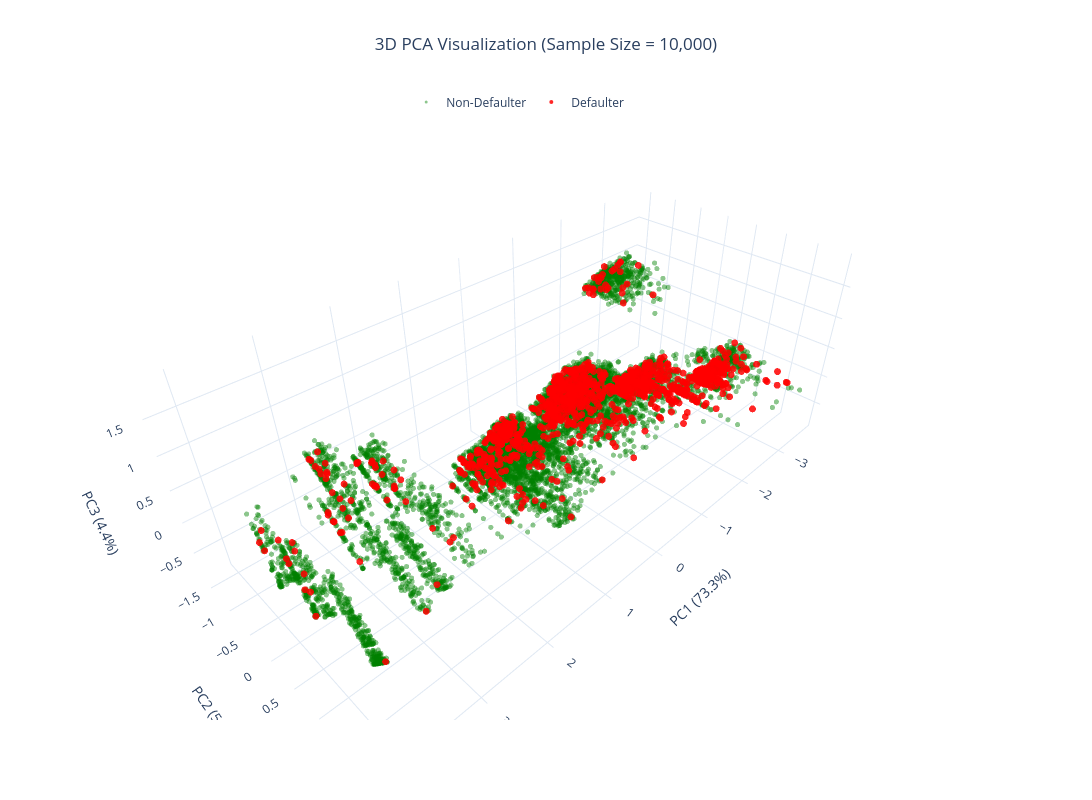

Here is the notebook cell this chart was saved with:
### Markdown cell above
## PCA Data Visualisation

### Code cell
from sklearn.decomposition import PCA
from sklearn.model_selection import train_test_split
import plotly.graph_objects as go


all_X = pd.concat(
    [
        X_train_woe[woe_features],
        X_test_woe[woe_features],
        X_oot_woe[woe_features],
    ],
    ignore_index=True,
)

all_y = np.concatenate([y_train, y_test, y_oot])

print(f"Total observations: {len(all_X):,}")

SAMPLE_SIZE = 10000

if len(all_X) > SAMPLE_SIZE:

    X_sample, _, y_sample, _ = train_test_split(
        all_X,
        all_y,
        train_size=SAMPLE_SIZE,
        stratify=all_y,
        random_state=42,
    )

else:
    X_sample = all_X.copy()
    y_sample = all_y.copy()

print(f"Sample size used for visualization: {len(X_sample):,}")

pca = PCA(
    n_components=3,
    random_state=42,
)

X_pca = pca.fit_transform(X_sample)

print(
    "Explained Variance Ratio:",
    np.round(pca.explained_variance_ratio_, 4),
)

print(
    "Total Explained Variance:",
    round(pca.explained_variance_ratio_.sum() * 100, 2),
    "%",
)

pca_df = pd.DataFrame(
    X_pca,
    columns=["PC1", "PC2", "PC3"]
)

pca_df["default_status"] = y_sample.astype(int)

non_default = pca_df["default_status"] == 0
default = pca_df["default_status"] == 1

fig = go.Figure()

# Non Defaulters
fig.add_trace(
    go.Scatter3d(
        x=pca_df.loc[non_default, "PC1"],
        y=pca_df.loc[non_default, "PC2"],
        z=pca_df.loc[non_default, "PC3"],
        mode="markers",
        name="Non-Defaulter",
        marker=dict(
            size=3,
            color="green",
            opacity=0.45,
        ),
        hovertemplate=
        "<b>Non-Defaulter</b><br>"
        "PC1=%{x:.2f}<br>"
        "PC2=%{y:.2f}<br>"
        "PC3=%{z:.2f}<extra></extra>",
    )
)

# Defaulters
fig.add_trace(
    go.Scatter3d(
        x=pca_df.loc[default, "PC1"],
        y=pca_df.loc[default, "PC2"],
        z=pca_df.loc[default, "PC3"],
        mode="markers",
        name="Defaulter",
        marker=dict(
            size=4,
            color="red",
            opacity=0.85,
        ),
        hovertemplate=
        "<b>Defaulter</b><br>"
        "PC1=%{x:.2f}<br>"
        "PC2=%{y:.2f}<br>"
        "PC3=%{z:.2f}<extra></extra>",
    )
)

fig.update_layout(
    title={
        "text": (
            f"3D PCA Visualization "
            f"(Sample Size = {len(X_sample):,})"
        ),
        "x": 0.5,
    },
    template="plotly_white",
    height=800,
    width=1200,
    legend=dict(
        orientation="h",
        y=1.02,
        x=0.35,
    ),
    scene=dict(
        xaxis_title=f"PC1 ({pca.explained_variance_ratio_[0]*100:.1f}%)",
        yaxis_title=f"PC2 ({pca.explained_variance_ratio_[1]*100:.1f}%)",
        zaxis_title=f"PC3 ({pca.explained_variance_ratio_[2]*100:.1f}%)",
        bgcolor="white",
    ),
)

fig.show()

### Figure 1 — Plotly figure (JSON) as saved in the notebook; plotly's stock layout.template omitted (floating-point values rounded to 4 significant figures; data arrays with more than 128 entries replaced by an {"elided": "..."} marker saying what was removed)
{"data": [{"hovertemplate": "<b>Non-Defaulter</b><br>PC1=%{x:.2f}<br>PC2=%{y:.2f}<br>PC3=%{z:.2f}<extra></extra>", "marker": {"color": "green", "opacity": 0.45, "size": 3}, "mode": "markers", "name": "Non-Defaulter", "type": "scatter3d", "x": {"elided": "8803 float values"}, "y": {"elided": "8803 float values"}, "z": {"elided": "8803 float values"}}, {"hovertemplate": "<b>Defaulter</b><br>PC1=%{x:.2f}<br>PC2=%{y:.2f}<br>PC3=%{z:.2f}<extra></extra>", "marker": {"color": "red", "opacity": 0.85, "size": 4}, "mode": "markers", "name": "Defaulter", "type": "scatter3d", "x": {"elided": "1197 float values"}, "y": {"elided": "1197 float values"}, "z": {"elided": "1197 float values"}}], "layout": {"height": 800, "legend": {"orientation": "h", "x": 0.35, "y": 1.02}, "scene": {"bgcolor": "white", "xaxis": {"title": {"text": "PC1 (73.3%)"}}, "yaxis": {"title": {"text": "PC2 (5.7%)"}}, "zaxis": {"title": {"text": "PC3 (4.4%)"}}}, "title": {"text": "3D PCA Visualization (Sample Size = 10,000)", "x": 0.5}, "width": 1200}}
